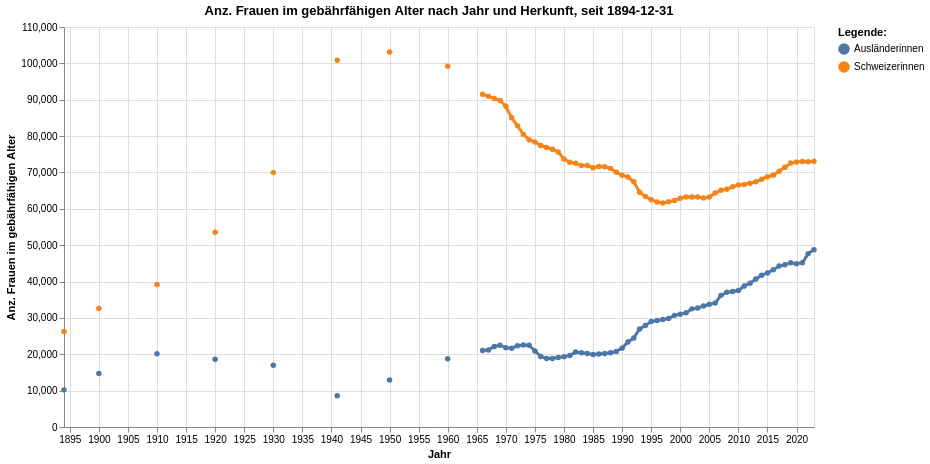

The notebook cell saved with this chart:
### Code cell
grafik2 = mypy_dv.plot_altair_multiline_highlight(
    data = myAgg2.reset_index().sort_values('HerkunftMutterCd', ascending=True)
    ,x = 'StichtagDatJahr'
    ,y = 'Frauen15bis49_noDM'
    ,x_beschriftung = 'Jahr'
    , y_beschriftung = 'Anz. Frauen im gebährfähigen Alter'
    ,category = "HerkunftMutterLang"
    ,category_beschriftung= 'Legende:'
    ,warning_status = "ignore" #always or ignore
    ,myTitle="Anz. Frauen im gebährfähigen Alter nach Jahr und Herkunft, seit "+data_min_date
)
grafik2

### Figure 1 — Vega-Lite specification as saved in the notebook (floating-point values rounded to 4 significant figures; data arrays with more than 128 entries replaced by an {"elided": "..."} marker saying what was removed)
{"config": {"view": {"continuousWidth": 300, "continuousHeight": 300}}, "layer": [{"mark": {"type": "circle"}, "encoding": {"color": {"field": "HerkunftMutterLang", "legend": {"orient": "right", "title": "Legende:"}, "type": "nominal"}, "opacity": {"value": 1.3}, "tooltip": [{"field": "StichtagDatJahr", "type": "temporal"}, {"field": "HerkunftMutterLang", "type": "nominal"}, {"field": "Frauen15bis49_noDM", "type": "quantitative"}], "x": {"axis": {"title": "Jahr"}, "field": "StichtagDatJahr", "type": "temporal"}, "y": {"axis": {"title": "Anz. Frauen im gebährfähigen Alter"}, "field": "Frauen15bis49_noDM", "type": "quantitative"}}, "name": "view_9", "title": "Anz. Frauen im gebährfähigen Alter nach Jahr und Herkunft, seit 1894-12-31"}, {"mark": {"type": "line"}, "encoding": {"color": {"field": "HerkunftMutterLang", "legend": {"orient": "right", "title": "Legende:"}, "type": "nominal"}, "size": {"condition": {"test": {"not": {"param": "param_9"}}, "value": 1.2}, "value": 3}, "tooltip": [{"field": "StichtagDatJahr", "type": "temporal"}, {"field": "HerkunftMutterLang", "type": "nominal"}, {"field": "Frauen15bis49_noDM", "type": "quantitative"}], "x": {"axis": {"title": "Jahr"}, "field": "StichtagDatJahr", "type": "temporal"}, "y": {"axis": {"title": "Anz. Frauen im gebährfähigen Alter"}, "field": "Frauen15bis49_noDM", "type": "quantitative"}}, "title": "Anz. Frauen im gebährfähigen Alter nach Jahr und Herkunft, seit 1894-12-31"}], "data": {"name": "data-e4c0dcce43345ab51c90b2844f21ae37"}, "height": 400, "params": [{"name": "param_9", "select": {"type": "point", "fields": ["HerkunftMutterLang"], "nearest": true, "on": "pointerover"}, "views": ["view_9"]}], "width": 750, "$schema": "https://vega.github.io/schema/vega-lite/v5.20.1.json", "datasets": {"data-e4c0dcce43345ab51c90b2844f21ae37": {"elided": "260 records"}}}
